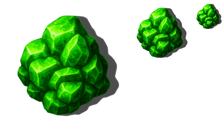
#> input picture exotic-space-industries-remembrance/graphics/item/uranium-chunk.png, 224 x 128 px
$ python generate_mip.py
#> lines starting #> are read from the running program, lines starting #| are printed output that depends on the picture
from PIL import Image
import os

def generate_mipmaps(input_path, output_path=None):
#> called with input_path = 'uranium-chunk.png'
    base_image = Image.open(input_path).convert("RGBA")
#> base_image is the input picture: PIL image 224x128 RGBA; mean R, G, B, A 7.2, 39.7, 1.1, 80.3
    mip_sizes = [128, 64, 32]

    mipmaps = [base_image.resize((size, size), Image.LANCZOS) for size in mip_sizes]
#> mipmaps = 3 items

    total_width = sum(mipmap.width for mipmap in mipmaps)
#> total_width = 224
    height = base_image.height
#> height = 128
    combined = Image.new("RGBA", (total_width, height))
#> combined: PIL image 224x128 RGBA; every value is 0

    x_offset = 0
    for mipmap in mipmaps:
        combined.paste(mipmap, (x_offset, 0))
        x_offset += mipmap.width
#> this loop made 3 passes
#> x_offset on passes 1 to 3: 128, 192, 224
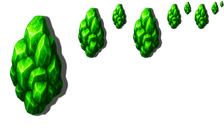
#> combined: PIL image 224x128 RGBA; mean R, G, B, A 5.7, 31.8, 0.9, 60.2; transparent parts drawn white
#> after the loop, x_offset = 224

    if output_path is None:
        base_name, ext = os.path.splitext(input_path)
        output_path = f"{base_name}_mip.png"

    combined.save(output_path)
    print(f"Saved mipmap strip as '{output_path}'.")

generate_mipmaps('uranium-chunk.png')
generate_mipmaps('poor-uranium-chunk.png')
#> call 2 of generate_mipmaps, with input_path = 'poor-uranium-chunk.png'
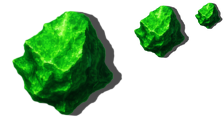
#> input picture exotic-space-industries-remembrance/graphics/item/poor-uranium-chunk.png, 224 x 128 px
#> in generate_mipmaps, base_image is the input picture: PIL image 224x128 RGBA; mean R, G, B, A 5.8, 39.3, 5.6, 84.3
#> the loop in generate_mipmaps (call 2), `for mipmap in mipmaps:` made 3 passes
#> after the loop in generate_mipmaps (call 2), `for mipmap in mipmaps:`:
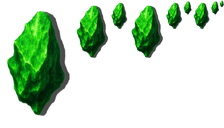
#> combined: PIL image 224x128 RGBA; mean R, G, B, A 4.5, 31.5, 4.3, 63.3; transparent parts drawn white
